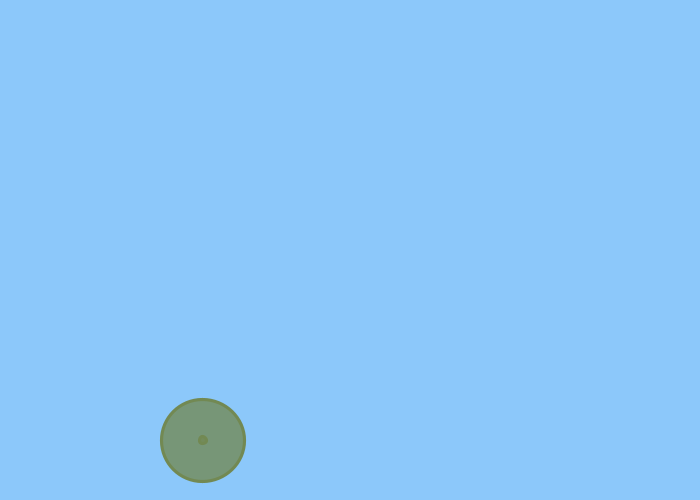
Frame 1 (no input)
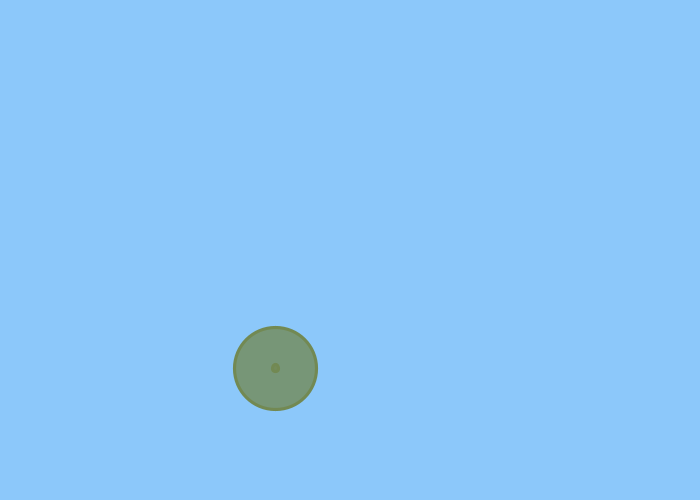
Frame 60 (the mouse pressed at the canvas centre just before this capture)
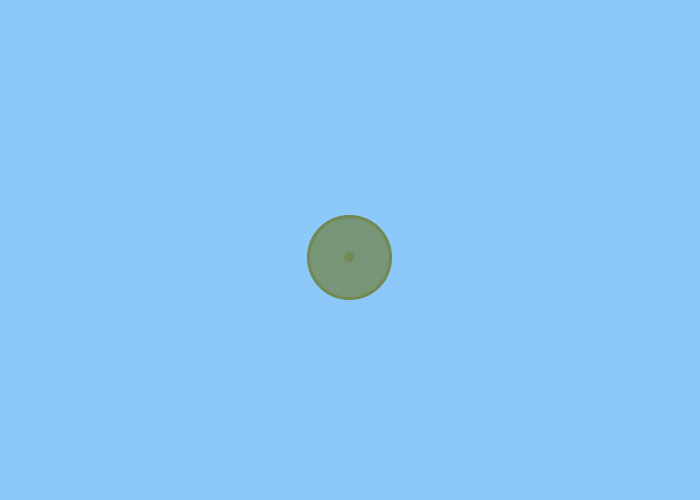
Frame 120 (the mouse held since frame 60 and released just before this capture)

The Processing sketch that drew these frames (run headless with seeded random() and noise(); from frame 60 on, the mouse is pressed at the canvas centre):

// Processing sketch: Main
// ── Main.pde
int[] size = {700,500};
Particle myParticle = new Particle();

void setup() {
  size(700,500);
};



void draw() {
  background(140, 200, 250);
  myParticle.update();
  myParticle.paint();
};

// ── Particle.pde
class Particle {
  float radius, r, g, b;
  Positor pos = new Positor(); 
  Positor vel = new Positor(); 

  Particle() {
    radius = random(25, 50);
    float x = random(0+radius, size[0]-radius);
    float y = random(0+radius, size[1]-radius);
    pos.Set(x, y);
    vel.Set(random(0.3, 0.6), random(0.3, 0.6), random(3, 4));
    r = random(0, 250);
    g = random(0, 250);
    b = random(0, 250);
  };

  void update() {
    pos.apply(vel);
    if (pos.x-radius<=0 || pos.x+radius>=size[0]) {
      vel.x = vel.x*-1;
    } else if (pos.y-radius<=0 || pos.y+radius>=size[1]) {
      vel.y = vel.y*-1;
    }
  }

  void paint() {
    strokeWeight(radius/13);
    stroke(r, g, b);
    fill(r, g, b, 200);
    ellipse(pos.x, pos.y, radius*2, radius*2);
    ellipse(pos.x, pos.y, radius/6, radius/6);
  }
  boolean onEdge() {
    if (pos.x-radius<=0 || pos.x+radius>=size[0] || pos.y-radius<=0 || pos.y+radius>=size[1]) {
      return true;
    } else {
      return false;
    }
  }
};

// ── Physics.pde
class Positor {
  float x, y, mag;
  Positor(float tempX, float tempY, float tempMag) {
    x = tempX;
    y = tempY;
    mag = tempMag;
  }
  Positor(float tempX, float tempY) {
    x = tempX;
    y = tempY;
    mag = 0;
  }
  void Set(float tempX, float tempY, float tempMag) {
    x = tempX;
    y = tempY;
    mag = tempMag;
  }
  void Set(float tempX, float tempY) {
    x = tempX;
    y = tempY;
    mag = 0;
  }
  Positor() {
    x=0;
    y=0;
    mag=0;
  }
  void apply(Positor other) {
    x = x + other.x*other.mag;
    y = y + other.y*other.mag;
  };
};
